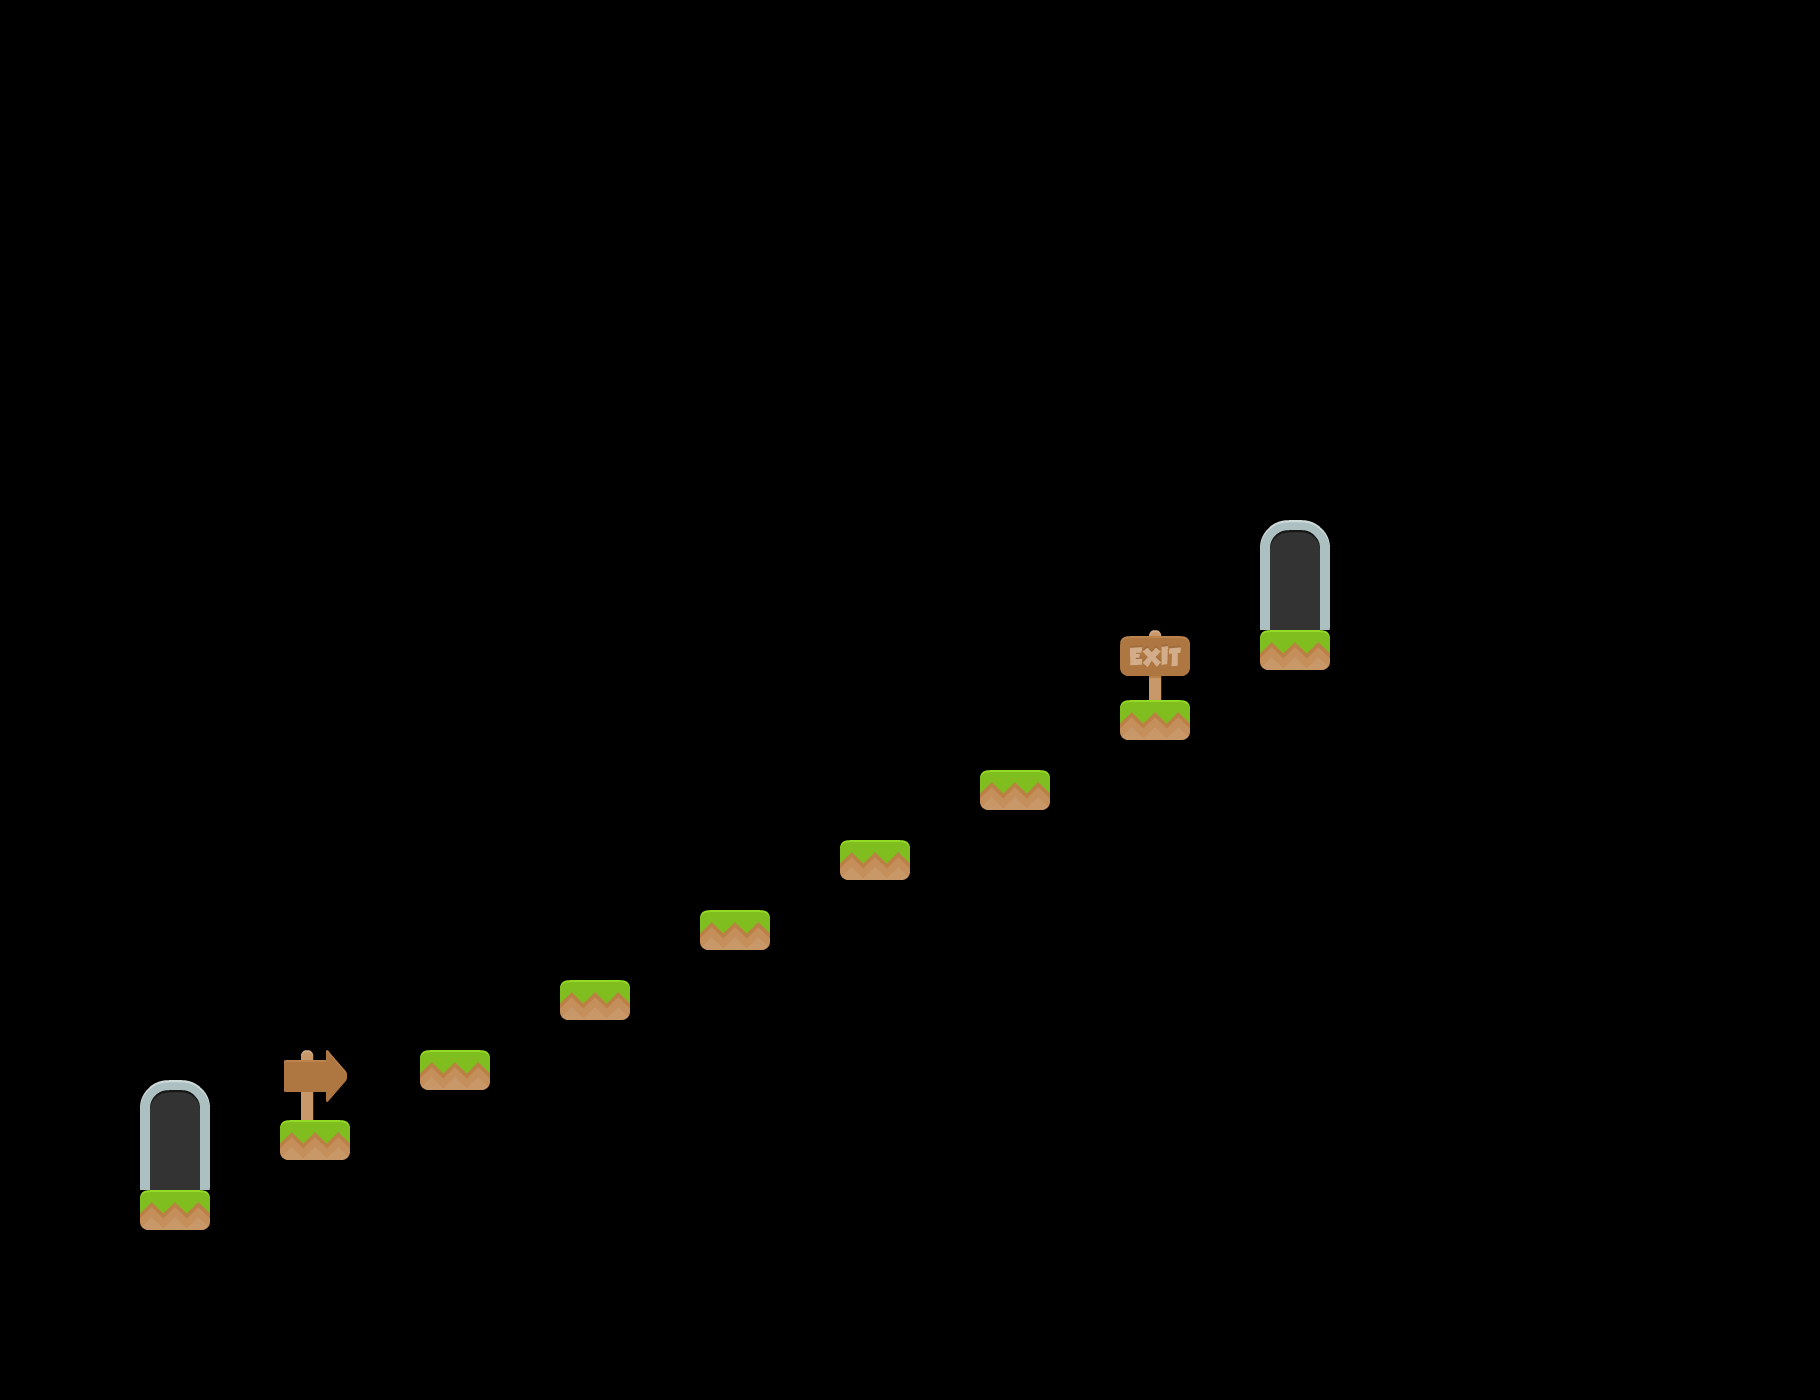

This is a level from a 2D game, rendered from its Tiled map with the project's own tilesets. A one-line summary and the complete map file follow:
An orthogonal 26x20 tile map with 70x70 px tiles, 4 tile layers (Colliders, Start, Exit, Decorations) and 16 objects.

<map version="1.5" tiledversion="1.6.0" orientation="orthogonal" renderorder="right-down" width="26" height="20" tilewidth="70" tileheight="70" infinite="0" nextlayerid="8" nextobjectid="8">
 <editorsettings>
  <export target="level3.json" format="json" />
 </editorsettings>
 <tileset firstgid="1" name="tiles" tilewidth="70" tileheight="70" spacing="4" margin="1" tilecount="156" columns="12">
  <image source="../../images/spritesheets/tiles.png" trans="ff00ff" width="886" height="960" />
  <tile id="2">
   <objectgroup draworder="index" id="2">
    <object id="1" x="0" y="0" width="70" height="40" />
   </objectgroup>
  </tile>
  <tile id="14">
   <objectgroup draworder="index" id="2">
    <object id="1" x="0" y="0" width="70" height="40" />
   </objectgroup>
  </tile>
  <tile id="15">
   <objectgroup draworder="index" id="2">
    <object id="1" x="0" y="50" width="70" height="20" />
   </objectgroup>
  </tile>
  <tile id="26">
   <objectgroup draworder="index" id="2">
    <object id="1" x="0" y="0" width="70" height="40" />
   </objectgroup>
  </tile>
  <tile id="44">
   <objectgroup draworder="index" id="2">
    <object id="1" x="0" y="0" width="70" height="40" />
   </objectgroup>
  </tile>
  <tile id="45">
   <objectgroup draworder="index" id="2">
    <object id="1" x="0" y="30" width="70" height="40" />
   </objectgroup>
  </tile>
  <tile id="56">
   <objectgroup draworder="index" id="2">
    <object id="1" x="0" y="0" width="70" height="40" />
   </objectgroup>
  </tile>
  <tile id="57">
   <objectgroup draworder="index" id="2">
    <object id="1" x="0" y="0" width="70" height="70" />
   </objectgroup>
  </tile>
  <tile id="68">
   <objectgroup draworder="index" id="2">
    <object id="1" x="0" y="0" width="70" height="40" />
   </objectgroup>
  </tile>
  <tile id="71">
   <objectgroup draworder="index" id="2">
    <object id="1" x="0" y="0" width="70" height="40" />
   </objectgroup>
  </tile>
  <tile id="80">
   <objectgroup draworder="index" id="2">
    <object id="1" x="0" y="0" width="70" height="40" />
   </objectgroup>
  </tile>
  <tile id="117">
   <objectgroup draworder="index" id="2">
    <object id="1" x="0" y="0" width="70" height="40" />
   </objectgroup>
  </tile>
  <tile id="119">
   <objectgroup draworder="index" id="2">
    <object id="1" x="0" y="0" width="70" height="40" />
   </objectgroup>
  </tile>
  <tile id="124">
   <objectgroup draworder="index" id="2">
    <object id="1" x="0" y="45" width="70" height="25" />
   </objectgroup>
  </tile>
  <tile id="126">
   <objectgroup draworder="index" id="2">
    <object id="1" x="0" y="0" width="70" height="40" />
   </objectgroup>
  </tile>
  <tile id="145">
   <objectgroup draworder="index" id="2">
    <object id="1" x="0" y="0" width="70" height="40" />
   </objectgroup>
  </tile>
 </tileset>
 <layer id="1" name="Colliders" width="26" height="20">
  <data encoding="csv">
0,0,0,0,0,0,0,0,0,0,0,0,0,0,0,0,0,0,0,0,0,0,0,0,0,0,
0,0,0,0,0,0,0,0,0,0,0,0,0,0,0,0,0,0,0,0,0,0,0,0,0,0,
0,0,0,0,0,0,0,0,0,0,0,0,0,0,0,0,0,0,0,0,0,0,0,0,0,0,
0,0,0,0,0,0,0,0,0,0,0,0,0,0,0,0,0,0,0,0,0,0,0,0,0,0,
0,0,0,0,0,0,0,0,0,0,0,0,0,0,0,0,0,0,0,0,0,0,0,0,0,0,
0,0,0,0,0,0,0,0,0,0,0,0,0,0,0,0,0,0,0,0,0,0,0,0,0,0,
0,0,0,0,0,0,0,0,0,0,0,0,0,0,0,0,0,0,0,0,0,0,0,0,0,0,
0,0,0,0,0,0,0,0,0,0,0,0,0,0,0,0,0,0,0,0,0,0,0,0,0,0,
0,0,0,0,0,0,0,0,0,0,0,0,0,0,0,0,0,0,0,0,0,0,0,0,0,0,
0,0,0,0,0,0,0,0,0,0,0,0,0,0,0,0,0,0,81,0,0,0,0,0,0,0,
0,0,0,0,0,0,0,0,0,0,0,0,0,0,0,0,81,0,0,0,0,0,0,0,0,0,
0,0,0,0,0,0,0,0,0,0,0,0,0,0,81,0,0,0,0,0,0,0,0,0,0,0,
0,0,0,0,0,0,0,0,0,0,0,0,81,0,0,0,0,0,0,0,0,0,0,0,0,0,
0,0,0,0,0,0,0,0,0,0,81,0,0,0,0,0,0,0,0,0,0,0,0,0,0,0,
0,0,0,0,0,0,0,0,81,0,0,0,0,0,0,0,0,0,0,0,0,0,0,0,0,0,
0,0,0,0,0,0,81,0,0,0,0,0,0,0,0,0,0,0,0,0,0,0,0,0,0,0,
0,0,0,0,81,0,0,0,0,0,0,0,0,0,0,0,0,0,0,0,0,0,0,0,0,0,
0,0,81,0,0,0,0,0,0,0,0,0,0,0,0,0,0,0,0,0,0,0,0,0,0,0,
0,0,0,0,0,0,0,0,0,0,0,0,0,0,0,0,0,0,0,0,0,0,0,0,0,0,
0,0,0,0,0,0,0,0,0,0,0,0,0,0,0,0,0,0,0,0,0,0,0,0,0,0
</data>
 </layer>
 <group id="6" name="Doors">
  <layer id="7" name="Start" width="26" height="20">
   <data encoding="csv">
0,0,0,0,0,0,0,0,0,0,0,0,0,0,0,0,0,0,0,0,0,0,0,0,0,0,
0,0,0,0,0,0,0,0,0,0,0,0,0,0,0,0,0,0,0,0,0,0,0,0,0,0,
0,0,0,0,0,0,0,0,0,0,0,0,0,0,0,0,0,0,0,0,0,0,0,0,0,0,
0,0,0,0,0,0,0,0,0,0,0,0,0,0,0,0,0,0,0,0,0,0,0,0,0,0,
0,0,0,0,0,0,0,0,0,0,0,0,0,0,0,0,0,0,0,0,0,0,0,0,0,0,
0,0,0,0,0,0,0,0,0,0,0,0,0,0,0,0,0,0,0,0,0,0,0,0,0,0,
0,0,0,0,0,0,0,0,0,0,0,0,0,0,0,0,0,0,0,0,0,0,0,0,0,0,
0,0,0,0,0,0,0,0,0,0,0,0,0,0,0,0,0,0,0,0,0,0,0,0,0,0,
0,0,0,0,0,0,0,0,0,0,0,0,0,0,0,0,0,0,0,0,0,0,0,0,0,0,
0,0,0,0,0,0,0,0,0,0,0,0,0,0,0,0,0,0,0,0,0,0,0,0,0,0,
0,0,0,0,0,0,0,0,0,0,0,0,0,0,0,0,0,0,0,0,0,0,0,0,0,0,
0,0,0,0,0,0,0,0,0,0,0,0,0,0,0,0,0,0,0,0,0,0,0,0,0,0,
0,0,0,0,0,0,0,0,0,0,0,0,0,0,0,0,0,0,0,0,0,0,0,0,0,0,
0,0,0,0,0,0,0,0,0,0,0,0,0,0,0,0,0,0,0,0,0,0,0,0,0,0,
0,0,0,0,0,0,0,0,0,0,0,0,0,0,0,0,0,0,0,0,0,0,0,0,0,0,
0,0,46,0,0,0,0,0,0,0,0,0,0,0,0,0,0,0,0,0,0,0,0,0,0,0,
0,0,58,0,0,0,0,0,0,0,0,0,0,0,0,0,0,0,0,0,0,0,0,0,0,0,
0,0,0,0,0,0,0,0,0,0,0,0,0,0,0,0,0,0,0,0,0,0,0,0,0,0,
0,0,0,0,0,0,0,0,0,0,0,0,0,0,0,0,0,0,0,0,0,0,0,0,0,0,
0,0,0,0,0,0,0,0,0,0,0,0,0,0,0,0,0,0,0,0,0,0,0,0,0,0
</data>
  </layer>
  <layer id="5" name="Exit" width="26" height="20">
   <data encoding="csv">
0,0,0,0,0,0,0,0,0,0,0,0,0,0,0,0,0,0,0,0,0,0,0,0,0,0,
0,0,0,0,0,0,0,0,0,0,0,0,0,0,0,0,0,0,0,0,0,0,0,0,0,0,
0,0,0,0,0,0,0,0,0,0,0,0,0,0,0,0,0,0,0,0,0,0,0,0,0,0,
0,0,0,0,0,0,0,0,0,0,0,0,0,0,0,0,0,0,0,0,0,0,0,0,0,0,
0,0,0,0,0,0,0,0,0,0,0,0,0,0,0,0,0,0,0,0,0,0,0,0,0,0,
0,0,0,0,0,0,0,0,0,0,0,0,0,0,0,0,0,0,0,0,0,0,0,0,0,0,
0,0,0,0,0,0,0,0,0,0,0,0,0,0,0,0,0,0,0,0,0,0,0,0,0,0,
0,0,0,0,0,0,0,0,0,0,0,0,0,0,0,0,0,0,46,0,0,0,0,0,0,0,
0,0,0,0,0,0,0,0,0,0,0,0,0,0,0,0,0,0,58,0,0,0,0,0,0,0,
0,0,0,0,0,0,0,0,0,0,0,0,0,0,0,0,0,0,0,0,0,0,0,0,0,0,
0,0,0,0,0,0,0,0,0,0,0,0,0,0,0,0,0,0,0,0,0,0,0,0,0,0,
0,0,0,0,0,0,0,0,0,0,0,0,0,0,0,0,0,0,0,0,0,0,0,0,0,0,
0,0,0,0,0,0,0,0,0,0,0,0,0,0,0,0,0,0,0,0,0,0,0,0,0,0,
0,0,0,0,0,0,0,0,0,0,0,0,0,0,0,0,0,0,0,0,0,0,0,0,0,0,
0,0,0,0,0,0,0,0,0,0,0,0,0,0,0,0,0,0,0,0,0,0,0,0,0,0,
0,0,0,0,0,0,0,0,0,0,0,0,0,0,0,0,0,0,0,0,0,0,0,0,0,0,
0,0,0,0,0,0,0,0,0,0,0,0,0,0,0,0,0,0,0,0,0,0,0,0,0,0,
0,0,0,0,0,0,0,0,0,0,0,0,0,0,0,0,0,0,0,0,0,0,0,0,0,0,
0,0,0,0,0,0,0,0,0,0,0,0,0,0,0,0,0,0,0,0,0,0,0,0,0,0,
0,0,0,0,0,0,0,0,0,0,0,0,0,0,0,0,0,0,0,0,0,0,0,0,0,0
</data>
  </layer>
 </group>
 <layer id="2" name="Decorations" width="26" height="20">
  <data encoding="csv">
0,0,0,0,0,0,0,0,0,0,0,0,0,0,0,0,0,0,0,0,0,0,0,0,0,0,
0,0,0,0,0,0,0,0,0,0,0,0,0,0,0,0,0,0,0,0,0,0,0,0,0,0,
0,0,0,0,0,0,0,0,0,0,0,0,0,0,0,0,0,0,0,0,0,0,0,0,0,0,
0,0,0,0,0,0,0,0,0,0,0,0,0,0,0,0,0,0,0,0,0,0,0,0,0,0,
0,0,0,0,0,0,0,0,0,0,0,0,0,0,0,0,0,0,0,0,0,0,0,0,0,0,
0,0,0,0,0,0,0,0,0,0,0,0,0,0,0,0,0,0,0,0,0,0,0,0,0,0,
0,0,0,0,0,0,0,0,0,0,0,0,0,0,0,0,0,0,0,0,0,0,0,0,0,0,
0,0,0,0,0,0,0,0,0,0,0,0,0,0,0,0,0,0,0,0,0,0,0,0,0,0,
0,0,0,0,0,0,0,0,0,0,0,0,0,0,0,0,0,0,0,0,0,0,0,0,0,0,
0,0,0,0,0,0,0,0,0,0,0,0,0,0,0,0,65,0,0,0,0,0,0,0,0,0,
0,0,0,0,0,0,0,0,0,0,0,0,0,0,0,0,0,0,0,0,0,0,0,0,0,0,
0,0,0,0,0,0,0,0,0,0,0,0,0,0,0,0,0,0,0,0,0,0,0,0,0,0,
0,0,0,0,0,0,0,0,0,0,0,0,0,0,0,0,0,0,0,0,0,0,0,0,0,0,
0,0,0,0,0,0,0,0,0,0,0,0,0,0,0,0,0,0,0,0,0,0,0,0,0,0,
0,0,0,0,0,0,0,0,0,0,0,0,0,0,0,0,0,0,0,0,0,0,0,0,0,0,
0,0,0,0,41,0,0,0,0,0,0,0,0,0,0,0,0,0,0,0,0,0,0,0,0,0,
0,0,0,0,0,0,0,0,0,0,0,0,0,0,0,0,0,0,0,0,0,0,0,0,0,0,
0,0,0,0,0,0,0,0,0,0,0,0,0,0,0,0,0,0,0,0,0,0,0,0,0,0,
0,0,0,0,0,0,0,0,0,0,0,0,0,0,0,0,0,0,0,0,0,0,0,0,0,0,
0,0,0,0,0,0,0,0,0,0,0,0,0,0,0,0,0,0,0,0,0,0,0,0,0,0
</data>
 </layer>
</map>
